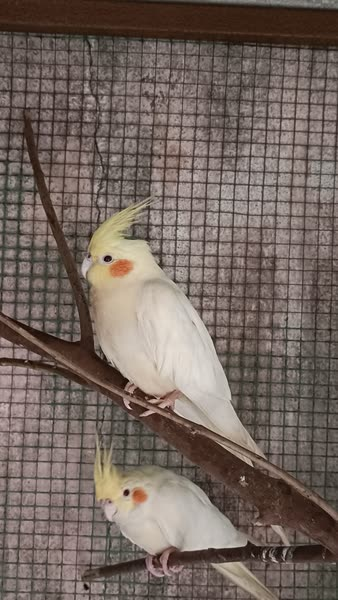
#> input picture 1.Image Processing Basics/birb.jpeg, 338 x 600 px, given in place of car.mp4, which was not available
$ jupyter execute 'Motion Detection.ipynb'   (text cells are left out)
#> lines starting #> are read from the running program, lines starting #| are printed output that depends on the picture; after the words box and inside, x2 and y2 are one past the last pixel; in counts of white or black regions, pixels touching at a corner belong together; pictures that were not available may be replaced by others from this repository, and a replacement may not be noted
[cell 1]
import cv2
import numpy as np
import os
import matplotlib.pyplot as plt

MOG2_subtractor = cv2.createBackgroundSubtractorMOG2(detectShadows=True, varThreshold=10)
bg_subtractor = MOG2_subtractor
camera = cv2.VideoCapture(r"car.mp4")

if not camera.isOpened():
    print("Error: Could not open video.")
    exit()

while True:
    ret, frame = camera.read()
#> frame is the input picture: shape (600, 338, 3); mean B, G, R 95.4, 102.7, 116

    if not ret:
        print("End of video.")
        break

    frame = cv2.resize(frame, (780, 480))
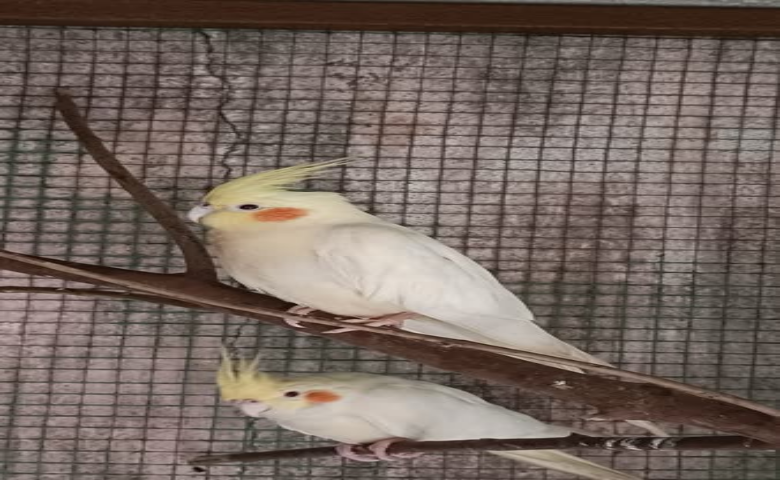
#> frame: shape (480, 780, 3); mean B, G, R 95.3, 102.6, 115.8
    foreground_mask = bg_subtractor.apply(frame)
#> foreground_mask: shape (480, 780); every value is 127
    _, threshold = cv2.threshold(foreground_mask, 120, 255, cv2.THRESH_BINARY)
#> threshold: shape (480, 780); every value is 255
    dilated = cv2.dilate(threshold, cv2.getStructuringElement(cv2.MORPH_ELLIPSE, (3, 3)), iterations=2)
    contours, _ = cv2.findContours(dilated, cv2.RETR_EXTERNAL, cv2.CHAIN_APPROX_SIMPLE)
#> contours = [[[0, 0], [0, 479], [779, 479], [779, 0]]]

    for contour in contours:
        if cv2.contourArea(contour) > 50:
            x, y, w, h = cv2.boundingRect(contour)
            cv2.rectangle(frame, (x, y), (x + w, y + h), (0, 255, 0), 2)
#> this loop made 1 pass
#> (contour, x, y, w, h) on pass 1: ([[0, 0], [0, 479], [779, 479], [779, 0]], 0, 0, 780, 480)
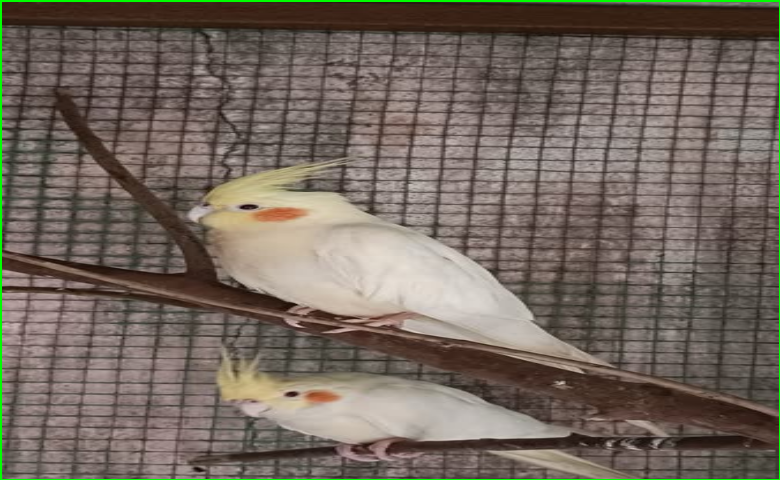
#> frame: shape (480, 780, 3); 1.01% of pixels changed, all inside (x1, y1, x2, y2) = (0, 0, 780, 480)

    cv2.imshow("Foreground Mask", foreground_mask)
    cv2.imshow("Threshold", threshold)
    cv2.imshow("Detection", frame)

    key = cv2.waitKey(0) & 0xFF
#> (key q is pressed here)
    if key == 27 or key == ord('q'):
        print("Exiting...")
        break

camera.release()
cv2.destroyAllWindows()

[cell 2]
alpha = 0.01
fps = 20.0
frame_size = (640, 480)
cap = cv2.VideoCapture(r"car.mp4")
bg_model = None
while True:
    ret, frame = cap.read()
    if not ret:
        print("End of video.")
        break
    frame = cv2.resize(frame, frame_size)
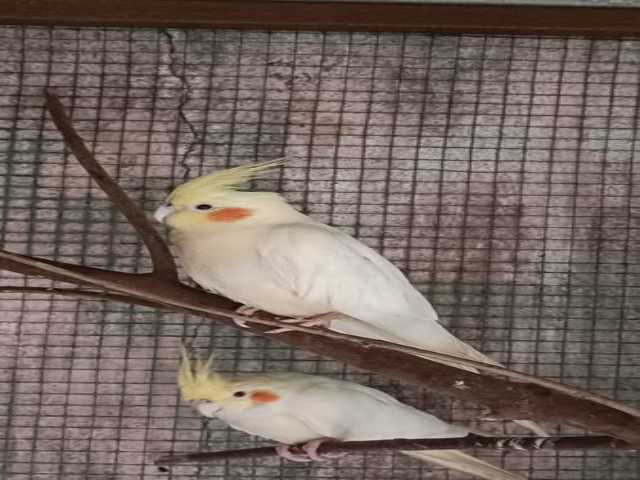
#> frame: shape (480, 640, 3); mean B, G, R 95.3, 102.6, 115.8
    gray = cv2.cvtColor(frame, cv2.COLOR_BGR2GRAY)
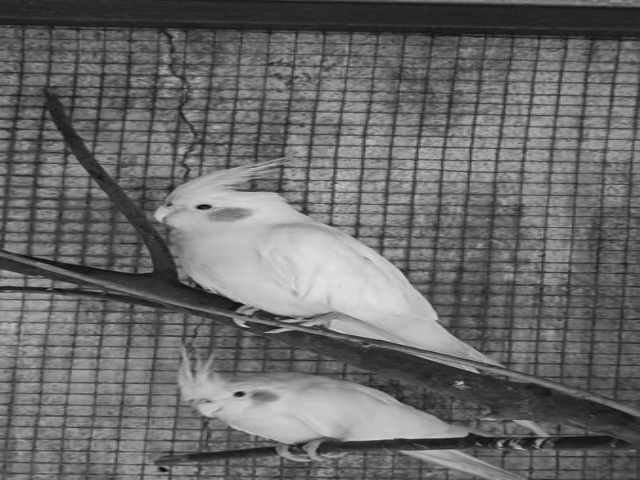
#> gray: shape (480, 640); min 9, max 225, mean 105.8
    gray = cv2.GaussianBlur(gray, (5, 5), 0)
    if bg_model is None:
        bg_model = gray.astype("float")
        continue
    cv2.accumulateWeighted(gray, bg_model, alpha)
    bg_diff = cv2.absdiff(gray, cv2.convertScaleAbs(bg_model))
    _, mask = cv2.threshold(bg_diff, 25, 255, cv2.THRESH_BINARY)
    cv2.imshow("Frame", frame)
    cv2.imshow("Background", cv2.convertScaleAbs(bg_model))
    cv2.imshow("Foreground Mask", mask)
    key = cv2.waitKey(0) & 0xFF

    if key == ord('q'):
        print("Exiting...")
        break

[cell 3]
threshold = 0.5
#> threshold = 0.5
cap = cv2.VideoCapture(r"spurs.mp4")
frame_count = 0
scene_count = 0
prev_frame = None
output_folder="spurs"

def calculate_histogram_difference(frame1, frame2):
    hist1 = cv2.calcHist([frame1], [0], None, [256], [0, 256])
    hist2 = cv2.calcHist([frame2], [0], None, [256], [0, 256])
    cv2.normalize(hist1, hist1, 0, 1, cv2.NORM_MINMAX)
    cv2.normalize(hist2, hist2, 0, 1, cv2.NORM_MINMAX)
    diff = cv2.compareHist(hist1, hist2, cv2.HISTCMP_CORREL)
    return diff

while True:
    ret, frame = cap.read()
    if not ret:
        print("End of video.")
        break

    frame_count += 1
    gray = cv2.cvtColor(frame, cv2.COLOR_BGR2GRAY)
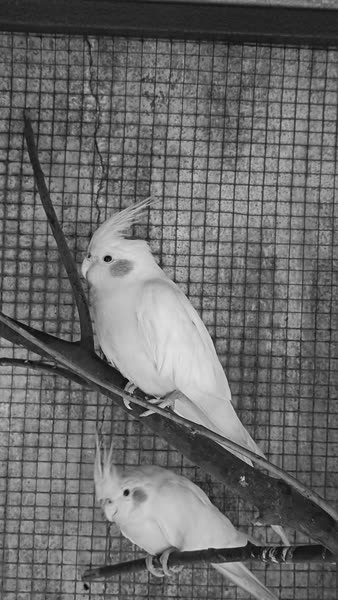
#> gray: shape (600, 338); min 6, max 229, mean 105.9

    if prev_frame is not None:
        diff = calculate_histogram_difference(prev_frame, gray)
        if diff < threshold:
            scene_count += 1
            print(f"Scene Change Detected at frame {frame_count} (Difference: {diff:.2f})")
            cv2.imwrite(os.path.join(output_folder, f"scene_{scene_count}.png"), frame)
            cv2.putText(frame, f"Diff: {diff:.2f}", (10, 30), cv2.FONT_HERSHEY_SIMPLEX, 1, (0, 255, 0), 2)

    prev_frame = gray
    cv2.imshow("Frame", frame)

    if cv2.waitKey(0) & 0xFF == ord('q'):
#> (key q is pressed here)
        break

cap.release()
cv2.destroyAllWindows()
print(f"Total Scenes Detected: {scene_count}")
